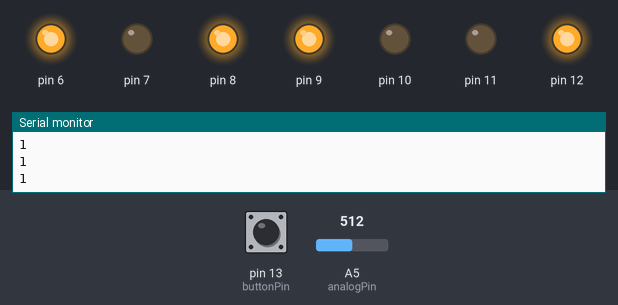
This sketch was run on a simulated Arduino Uno, built with avr-gcc and run on an emulated ATmega328P. Shown: output pins drawn as LEDs (lit = HIGH), the last lines printed to the serial monitor. Dashed ring = blinking. The test bench sets the inputs (shaded band); at power-on: pin 13 (buttonPin) LOW, A5 (analogPin) = 512.

Above: at 1.2 s.
1.3 s: pin 13 (buttonPin) pulled HIGH for 1 s
At 2.1 s:
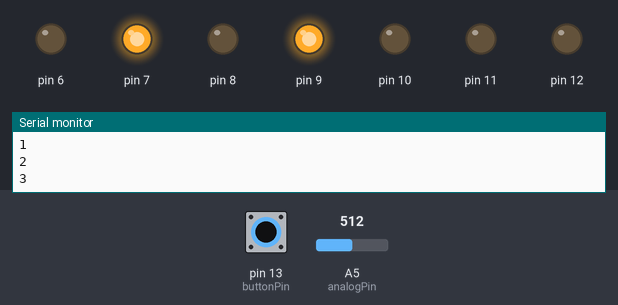
At 2.6 s:
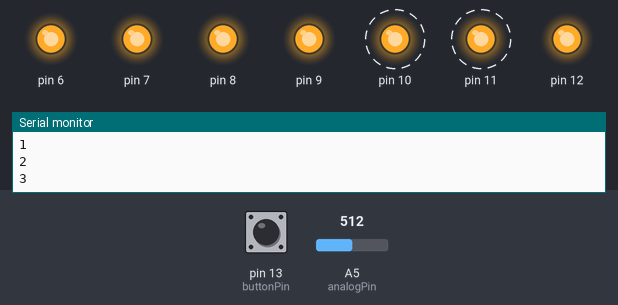
4.3 s: pin 13 (buttonPin) pulled HIGH for 3.2 s
At 6.3 s:
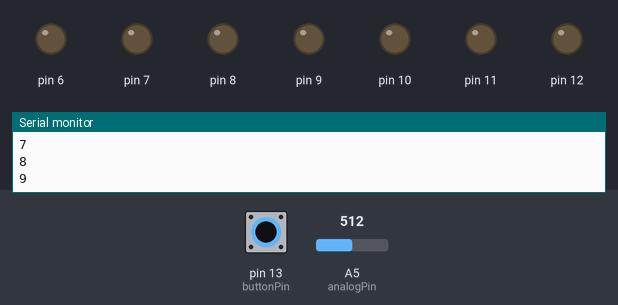
Timing chart, 0 to 7.8 s (numbered marks = the images above; inputs shaded):
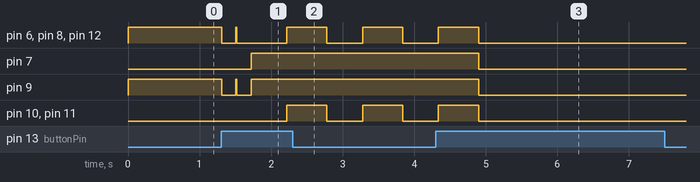

Measured:
- after the input at 1.3 s, pin 6: goes LOW 0.20 s, HIGH 0.01 s, LOW 0.70 s, HIGH 0.56 s, LOW 0.50 s, HIGH 0.56 s, then LOW, starting at once; pin 7: LOW → HIGH after 0.42 s
- after the input at 4.3 s, pin 6, pin 8, pin 10–12: goes on until 4.9 s, then stays LOW; pin 7, pin 9: HIGH → LOW after 0.60 s

The sketch:

sketch_simple_adder.ino
```cpp
#define _OPEN_SYS_ITOA_EXT
#include <stdio.h>
#include <stdlib.h>

int analogPin = A5;
int buttonPin = 13;

int buttonState = 0;
int state2 = 0;

int counter = 0;
int val = 0;
int d = 0;
int d_2 = 0;

int a = 0;
int b = 0;
int result = 0;
char res[2];

int out1 = 0;
int out2 = 0;

int state = 1;
//state 1 is first number to be added
//state 2 is the second
//state 3 is displaying result

void pins(){
  //controls LED depending on decimal value
  if (d < 5 or d > 6) {digitalWrite(6, HIGH);}
  else digitalWrite(6, LOW);

  if (d == 0 or d == 2 or d == 3 or d ==5 or d==6 or d==7 or d==8 or d==9 ) {digitalWrite(7, HIGH);}
    else digitalWrite(7, LOW);

  if (d == 0 or d == 1 or d == 3 or d ==4 or d==5 or d==6 or d==7 or d==8 or d==9 ) {digitalWrite(12, HIGH);}
    else digitalWrite(12, LOW);

  if (d == 0 or d == 2 or d == 3 or d ==5 or d==6 or d==8 or d==9 ) {digitalWrite(11, HIGH);}
    else digitalWrite(11, LOW);

  if (d == 0 or d == 2 or d==6 or d==8) {digitalWrite(10, HIGH);}
    else digitalWrite(10, LOW);

  if (d == 0 or d == 4 or d == 5 or d ==6 or d==8 or d==9 ) {digitalWrite(8, HIGH);}
    else digitalWrite(8, LOW);

  if (d == 2 or d == 3 or d==4 or d==5 or d==6 or d==8 or d==9 ) {digitalWrite(9, HIGH);}
    else digitalWrite(9, LOW);
}

void AllPinsLow(){
    for (int j = 12; j > 5; j--) {
    digitalWrite(j, LOW);
  }
}
void DisplayEqual() {
  AllPinsLow();
  digitalWrite(7, HIGH);
  digitalWrite(9, HIGH);

}


void CalculateResult(){
  result = a + b;
  itoa(result,res, 10);
  out1 = res[0] - '0';
  out2 = res[1] - '0';
}

void setup() {
  Serial.begin(9600);
  for (int i = 12; i>5; i--){
    pinMode(i, OUTPUT);
  }
  pinMode(buttonPin, INPUT);
}


void loop() {
buttonState = digitalRead(buttonPin);
if (buttonState == HIGH) {
  state = state + 1;
  AllPinsLow();
  delay(200);
}
  Serial.println(state);

if (state < 3) {

  val = analogRead(analogPin); // read the input pin value
  d = map(val,0,1023,0,9);
  pins();
  if (state == 1) {a = d;}
  else b = d;
}

CalculateResult();

if (state ==3) {
  DisplayEqual();
  delay(500);

  if (result < 10) {
    d = out1;
    pins();
    delay(550);
  }
  else{
    d = out1;
    pins();
    delay(500);
    AllPinsLow();
    delay(70);
    d = out2;
    pins();
    delay(500);
    AllPinsLow();
    delay(70);
}
}

delay(10);
}
```
